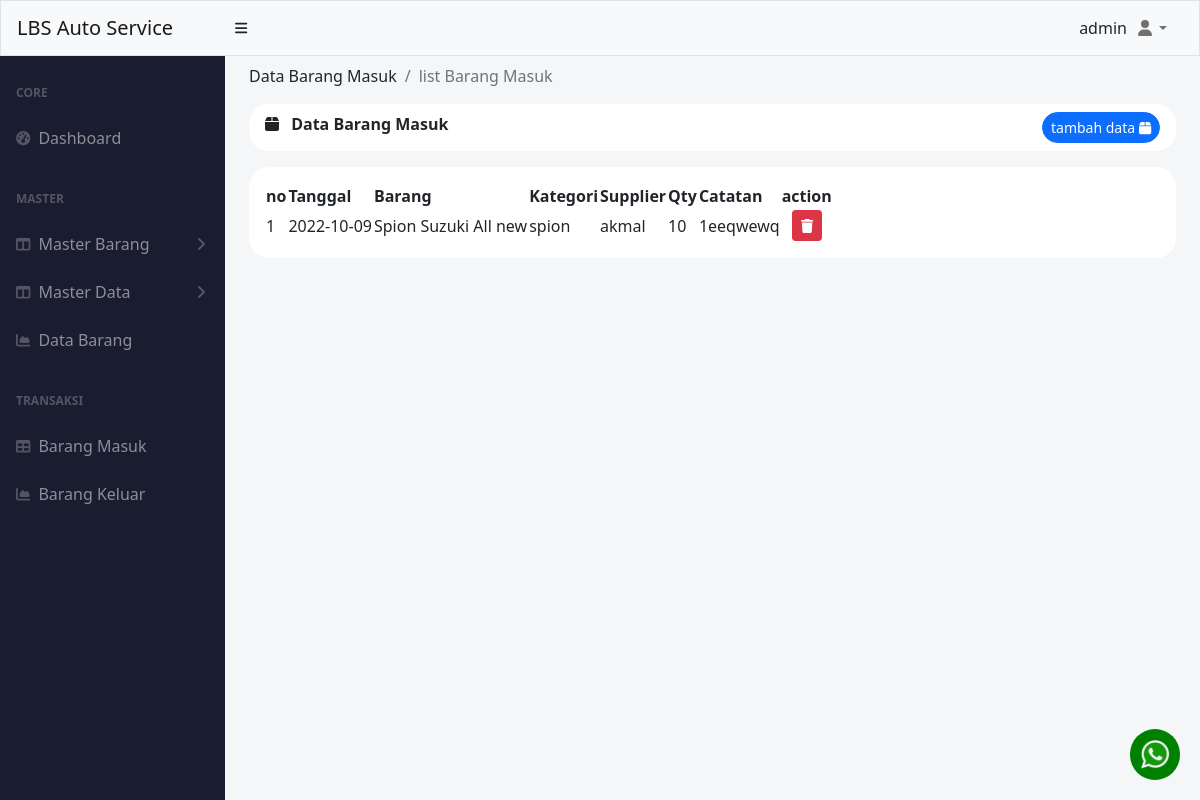
The page /index.php?menu=barang-masuk (signed in) on the database its author committed.
### tables this page shows
CREATE TABLE `barang_masuk` (
  `id` int(11) NOT NULL,
  `supplier_id` int(11) NOT NULL,
  `tanggal` date NOT NULL,
  `catatan` varchar(255) NOT NULL,
  `qty` int(11) NOT NULL,
  `users_id` int(11) NOT NULL,
  `barang_id` int(11) NOT NULL
);

CREATE TABLE `barang` (
  `id` int(11) NOT NULL,
  `nama` varchar(50) NOT NULL,
  `kategori_id` int(11) NOT NULL,
  `rak_id` int(11) NOT NULL,
  `qty` int(11) NOT NULL
);

CREATE TABLE `kategori` (
  `id` int(11) NOT NULL,
  `nama` varchar(50) NOT NULL
);

CREATE TABLE `supplier` (
  `id` int(11) NOT NULL,
  `nama` varchar(50) NOT NULL,
  `alamat` varchar(255) NOT NULL,
  `telp` char(20) NOT NULL,
  `catatan_supplier` varchar(255) NOT NULL
);

### pages/barang_masuk/index.php (the view, shortened to what this page needs)
<?php
include './koneksi.php';
$queryBarang = mysqli_query($conn, "SELECT
barang_masuk.id as id,
tanggal,
supplier.nama as supplier,
barang.nama as barang,
kategori.nama as kategori,
catatan,
barang_masuk.qty as qty
FROM barang_masuk
INNER JOIN supplier
ON supplier.id = barang_masuk.supplier_id
INNER JOIN barang
ON barang.id = barang_masuk.barang_id
INNER JOIN kategori
ON barang.kategori_id = kategori.id
ORDER BY tanggal DESC");
?>
<div class="container-fluid px-4 ">
    <ol class="breadcrumb pt-2">
        <li class="breadcrumb-item ">Data Barang Masuk</li>
        <li class="breadcrumb-item active">list Barang Masuk</li>
    </ol>
    <div class="mb-4">
        <div class="card-header clearfix mb-3" style="border-radius: 20px ;background-color: white; border:0px;">
            <i class="fa-solid fa-box"></i>
            <span class="ms-2 fw-bolder"> Data Barang Masuk</span>
            <a href="index.php?barang-masuk=add" class="btn btn-sm btn-primary float-end rounded-pill">
                tambah data <i class="fa-solid fa-box"></i>
            </a>
        </div>
        <div class="p-3  bg-white " style="border-radius: 20px; ">
            <table id="datatablesSimple" style="border-color: white;">
                <thead class="">
                    <tr>
                        <th>no</th>
                        <th>Tanggal</th>
                        <th>Barang</th>
                        <th>Kategori</th>
                        <th>Supplier</th>
                        <th>Qty</th>
                        <th>Catatan</th>
                        <th>action</th>
                    </tr>
                </thead>
                <tbody>
                    <?php
                    $i = 0;
                    while ($data = mysqli_fetch_assoc($queryBarang)) :
                    ?>
                        <tr>
                            <td><?= $i += 1 ?></td>
                            <td><?= $data['tanggal'] ?></td>
                            <td><?= $data['barang'] ?></td>
                            <td><?= $data['kategori'] ?></td>
                            <td><?= $data['supplier'] ?></td>
                            <td><?= $data['qty'] ?></td>
                            <td><?= $data['catatan'] ?></td>
                            <td class="text-center">
                                <a href="index.php?barang-masuk=delete&id= <?= $data['id'] ?>" class="btn btn-sm btn-danger text-white">
                                    <i class="fa-solid fa-trash"></i>
                                </a>
                            </td>
                        </tr>
                    <?php
                    endwhile;
                    ?>
                </tbody>
            </table>
        </div>
    </div>
</div>

### rows shown on the page
barang_masuk: tanggal "2022-10-09", barang.nama "Spion Suzuki All new", kategori.nama "spion", supplier.nama "akmal", qty "10", catatan "1eeqwewq"

### other values the page prints
$varSession['username'] "admin"
